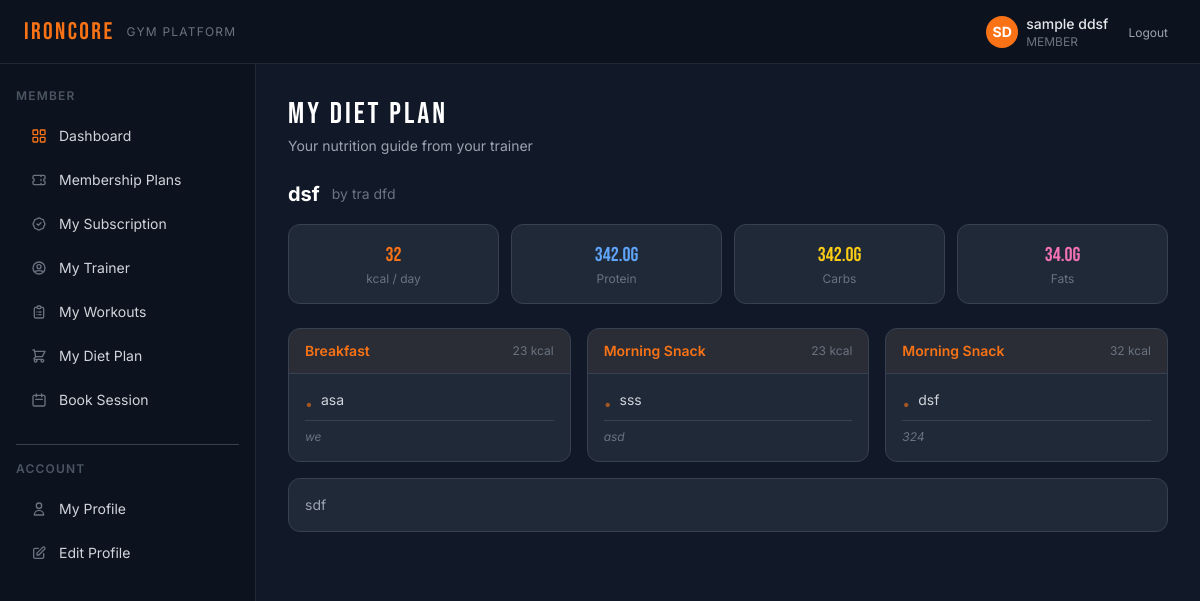
Before: /diet/my-diet/ (signed in) with the older database file.
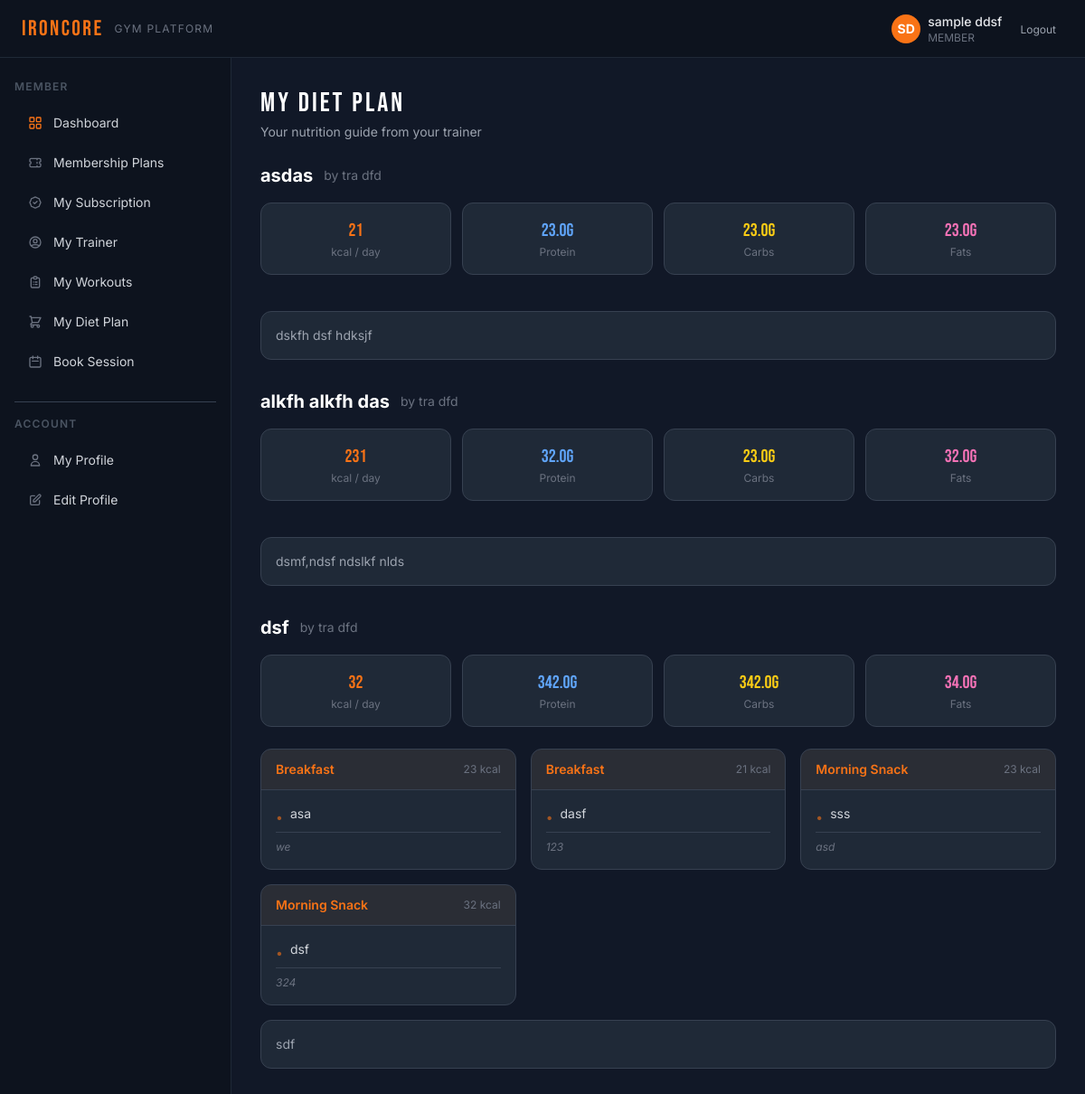
After: the same page with the newer database file.
### diet/models.py (models this page shows, shortened)
class DietPlan(models.Model):
    trainer = models.ForeignKey(
        settings.AUTH_USER_MODEL, on_delete=models.CASCADE,
        related_name='created_diet_plans', limit_choices_to={'role': 'TRAINER'},
    )
    member = models.ForeignKey(
        settings.AUTH_USER_MODEL, on_delete=models.CASCADE,
        related_name='diet_plans', limit_choices_to={'role': 'MEMBER'},
    )
    title = models.CharField(max_length=200)
    calories = models.PositiveIntegerField(null=True, blank=True, help_text='Daily target kcal')
    protein = models.DecimalField(max_digits=6, decimal_places=1, null=True, blank=True, help_text='grams')
    carbs = models.DecimalField(max_digits=6, decimal_places=1, null=True, blank=True, help_text='grams')
    fats = models.DecimalField(max_digits=6, decimal_places=1, null=True, blank=True, help_text='grams')
    notes = models.TextField(blank=True)
    is_active = models.BooleanField(default=True)
    created_at = models.DateTimeField(auto_now_add=True)
    class Meta:
        ordering = ['-created_at']

class Meal(models.Model):
    class MealType(models.TextChoices):
        BREAKFAST = 'BREAKFAST', 'Breakfast'
        MORNING_SNACK = 'MORNING_SNACK', 'Morning Snack'
        LUNCH = 'LUNCH', 'Lunch'
        AFTERNOON_SNACK = 'AFTERNOON_SNACK', 'Afternoon Snack'
        DINNER = 'DINNER', 'Dinner'
        POST_WORKOUT = 'POST_WORKOUT', 'Post-Workout'
    MEAL_ORDER = {
        'BREAKFAST': 1, 'MORNING_SNACK': 2, 'LUNCH': 3,
        'AFTERNOON_SNACK': 4, 'DINNER': 5, 'POST_WORKOUT': 6,
    }
    diet_plan = models.ForeignKey(DietPlan, on_delete=models.CASCADE, related_name='meals')
    meal_type = models.CharField(max_length=20, choices=MealType.choices)
    food_items = models.TextField(help_text='List each food item on a new line')
    notes = models.TextField(blank=True)
    calories = models.PositiveIntegerField(null=True, blank=True)
    class Meta:
        ordering = ['meal_type']
    def food_list(self):
        return [item.strip() for item in self.food_items.splitlines() if item.strip()]

### accounts/models.py (models this page shows, shortened)
class User(AbstractUser):
    class Role(models.TextChoices):
        ADMIN = 'ADMIN', 'Admin'
        TRAINER = 'TRAINER', 'Trainer'
        MEMBER = 'MEMBER', 'Member'
    email = models.EmailField(unique=True)
    phone_number = models.CharField(max_length=15, blank=True)
    profile_photo = models.ImageField(upload_to='profile_photos/', blank=True, null=True)
    role = models.CharField(max_length=10, choices=Role.choices, default=Role.MEMBER)
    height = models.DecimalField(max_digits=5, decimal_places=2, null=True, blank=True, help_text='Height in cm')
    weight = models.DecimalField(max_digits=5, decimal_places=2, null=True, blank=True, help_text='Weight in kg')
    fitness_goal = models.TextField(blank=True)
    USERNAME_FIELD = 'email'
    REQUIRED_FIELDS = ['username', 'first_name', 'last_name']
    def get_full_name(self):
        return f'{self.first_name} {self.last_name}'.strip() or self.email

### diet/views.py (the view)
# urls.py: path('my-diet/', views.MemberDietView.as_view(), name='my_diet'),
@method_decorator(role_required('MEMBER'), name='dispatch')
class MemberDietView(LoginRequiredMixin, ListView):
    template_name = 'diet/member_view.html'
    context_object_name = 'plans'
    def get_queryset(self):
        return DietPlan.objects.filter(member=self.request.user, is_active=True).prefetch_related('meals')

### diet/templates/diet/member_view.html (shortened to what this page needs)
{% extends 'base.html' %}
{% block content %}
<div class="mb-6">
  <h1 class="text-3xl font-display tracking-widest text-white">MY DIET PLAN</h1>
  <p class="text-gray-400 text-sm mt-1">Your nutrition guide from your trainer</p>
</div>
{% if plans %}
  {% for plan in plans %}
  <div class="mb-8">
    <div class="flex items-center gap-3 mb-4">
      <h2 class="text-xl font-bold text-white">{{ plan.title }}</h2>
      <span class="text-gray-500 text-sm">by {{ plan.trainer.get_full_name }}</span>
    </div>
    <div class="grid grid-cols-2 sm:grid-cols-4 gap-3 mb-6">
      <div class="bg-surface-card border border-surface-border rounded-xl p-4 text-center">
        <p class="text-xl font-display text-brand">{{ plan.calories|default:"—" }}</p>
        <p class="text-gray-500 text-xs mt-0.5">kcal / day</p>
      </div>
      <div class="bg-surface-card border border-surface-border rounded-xl p-4 text-center">
        <p class="text-xl font-display text-blue-400">{{ plan.protein|default:"—" }}g</p>
        <p class="text-gray-500 text-xs mt-0.5">Protein</p>
      </div>
      <div class="bg-surface-card border border-surface-border rounded-xl p-4 text-center">
        <p class="text-xl font-display text-yellow-400">{{ plan.carbs|default:"—" }}g</p>
        <p class="text-gray-500 text-xs mt-0.5">Carbs</p>
      </div>
      <div class="bg-surface-card border border-surface-border rounded-xl p-4 text-center">
        <p class="text-xl font-display text-pink-400">{{ plan.fats|default:"—" }}g</p>
        <p class="text-gray-500 text-xs mt-0.5">Fats</p>
      </div>
    </div>
    <div class="grid grid-cols-1 sm:grid-cols-2 lg:grid-cols-3 gap-4">
      {% for meal in plan.meals.all %}
      <div class="bg-surface-card border border-surface-border rounded-xl overflow-hidden">
        <div class="px-4 py-3 bg-brand/5 border-b border-surface-border flex items-center justify-between">
          <span class="font-semibold text-brand text-sm">{{ meal.get_meal_type_display }}</span>
          {% if meal.calories %}<span class="text-xs text-gray-500">{{ meal.calories }} kcal</span>{% endif %}
        </div>
        <div class="p-4 space-y-1.5">
          {% for item in meal.food_list %}
          <p class="text-sm text-gray-300 flex items-start gap-2"><span class="text-brand/60 flex-shrink-0 mt-1">•</span>{{ item }}</p>
          {% endfor %}
          {% if meal.notes %}
          <p class="text-gray-500 text-xs mt-2 pt-2 border-t border-surface-border italic">{{ meal.notes }}</p>
          {% endif %}
        </div>
      </div>
      {% endfor %}
    </div>
    {% if plan.notes %}<p class="text-gray-400 text-sm mt-4 p-4 bg-surface-card border border-surface-border rounded-xl">{{ plan.notes }}</p>{% endif %}
  </div>
  {% endfor %}
{% else %}
  <div class="bg-surface-card border border-surface-border rounded-xl p-14 text-center">
    <p class="text-gray-500 text-lg mb-2">No diet plan assigned yet</p>
    <p class="text-gray-600 text-sm">Your trainer will create and assign a diet plan for you.</p>
  </div>
{% endif %}
{% endblock %}

Changed rows visible on the page:
added DietPlan: title "asdas", trainer.get_full_name "tra dfd", calories "21", protein "23.0", carbs "23.0", fats "23.0", notes "dskfh dsf hdksjf"
added DietPlan: title "alkfh alkfh das", trainer.get_full_name "tra dfd", calories "231", protein "32.0", carbs "23.0", fats "32.0", notes "dsmf,ndsf ndslkf nlds"
added Meal: meal_type "Breakfast", calories "21", food_list "dasf", notes "123", shown under DietPlan "dsf"
